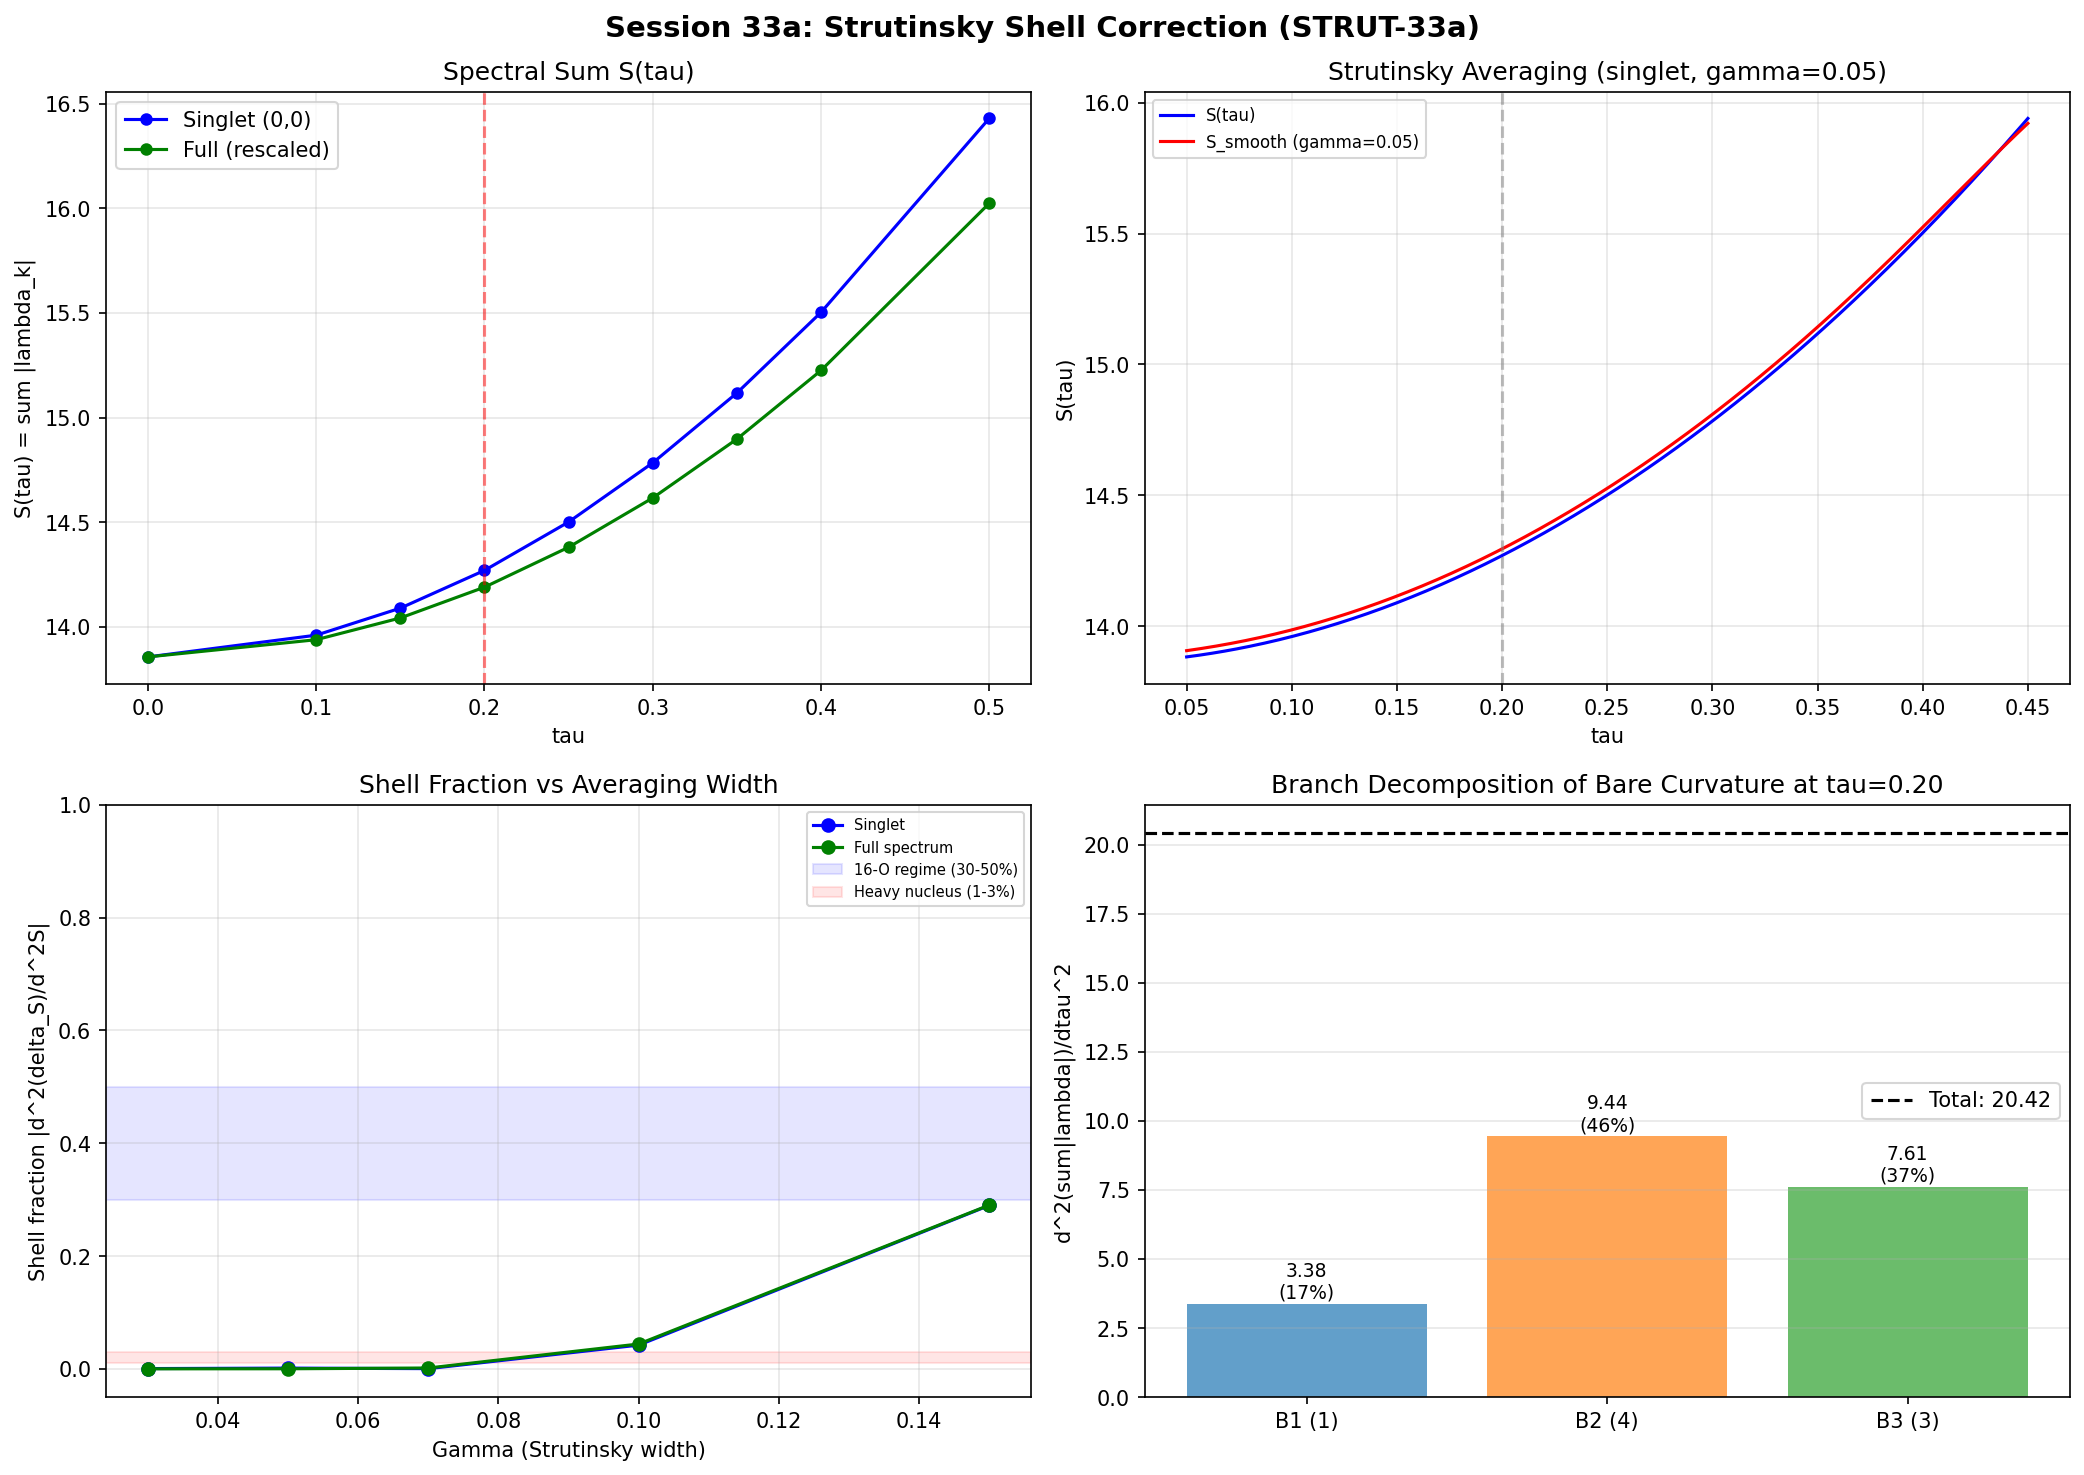

Write Python code to recreate this figure.
#!/usr/bin/env python3
"""
Session 33a Step 3: Strutinsky Shell Correction Decomposition.

Decompose d^2S/dtau^2 = 20.43 (RPA-32b) into Strutinsky shell correction
(oscillatory) and smooth Seeley-DeWitt average.

Mathematical background:
    The spectral action S(tau) = sum_k |lambda_k(tau)| is the sum of absolute
    eigenvalues of D_K at Jensen parameter tau. Its second derivative at the
    dump point (tau ~ 0.20) is d^2S/dtau^2 = 20.43 (RPA-32b PASS, 38x).

    Strutinsky averaging: The smooth part S_smooth is obtained by convolving
    the level density with a Gaussian of width gamma. The shell correction
    delta_S = S - S_smooth contains the oscillatory part (quantum shell
    effects). In nuclear physics, the shell fraction |d^2(delta_S)/dtau^2| /
    |d^2S/dtau^2| ranges from 30-50% for light nuclei (16-O) to 1-3% for
    heavy nuclei.

    Here we work with eigenvalue sums directly: S(tau) = sum_k |lambda_k(tau)|.
    The Strutinsky smooth is obtained by averaging S(tau) over a window of
    width gamma in tau-space.

Method:
    1. Compute S(tau) = sum_k |lambda_k(tau)| at each tau in the grid.
    2. Apply Strutinsky Gaussian averaging with width gamma to get S_smooth.
    3. Shell correction delta_S = S - S_smooth.
    4. Compute d^2(delta_S)/dtau^2 at tau = 0.20 via cubic spline.
    5. Report shell fraction.

Note: We work with the SINGLET sector (0,0) eigenvalues from the RPA data,
since the RPA-32b result was computed in this sector. We also compute the
full multi-sector sum for comparison.

Author: sim (phonon-exflation-sim)
Date: 2026-03-06
"""

import numpy as np
from scipy.interpolate import CubicSpline
from scipy.ndimage import gaussian_filter1d
import matplotlib
matplotlib.use('Agg')
import matplotlib.pyplot as plt

# ─────────────────────────────────────────────────────────────
# 1. Load eigenvalue data
# ─────────────────────────────────────────────────────────────

d_ext = np.load('tier0-computation/s23a_eigenvectors_extended.npz', allow_pickle=True)
d_rpa = np.load('tier0-computation/s32b_rpa1_thouless.npz', allow_pickle=True)

tau_vals = d_ext['tau_values']
n_tau = len(tau_vals)
print(f"Tau grid: {tau_vals}")
print(f"RPA-32b sweep tau: {d_rpa['sweep_tau']}")
print(f"RPA-32b d^2S/dtau^2: {d_rpa['sweep_d2S_abs']}")

# ─────────────────────────────────────────────────────────────
# 2. Compute S(tau) for singlet (0,0) sector
# ─────────────────────────────────────────────────────────────

print(f"\n{'=' * 70}")
print("SINGLET (0,0) SPECTRAL SUM")
print(f"{'=' * 70}")

# From the RPA data, we have eigenvalues at tau = 0.15, 0.20, 0.25 (singlet)
# These have 16 eigenvalues (8 positive, 8 negative)
S_singlet = np.zeros(n_tau)
eigenvalue_count = np.zeros(n_tau)

for ti in range(n_tau):
    evals = d_ext[f'eigenvalues_{ti}']
    sp = d_ext[f'sector_p_{ti}']
    sq = d_ext[f'sector_q_{ti}']
    mults = d_ext[f'multiplicities_{ti}']

    # Singlet sector
    mask = (sp == 0) & (sq == 0)
    e00 = evals[mask]
    m00 = mults[mask]
    S_singlet[ti] = np.sum(np.abs(e00) * m00)
    eigenvalue_count[ti] = np.sum(m00)

print(f"Eigenvalue count per tau: {eigenvalue_count}")
print(f"S_singlet(tau): {S_singlet}")

# Verify against RPA at tau = 0.15, 0.20, 0.25
for tau_check in [0.15, 0.20, 0.25]:
    ti = np.argmin(np.abs(tau_vals - tau_check))
    rpa_key = f'eigenvalues_0p{int(tau_check*100)}'
    if rpa_key in d_rpa.files:
        rpa_evals = d_rpa[rpa_key]
        S_rpa = np.sum(np.abs(rpa_evals))
        print(f"  tau={tau_check}: S_singlet(extended)={S_singlet[ti]:.6f}, "
              f"S_rpa={S_rpa:.6f}, diff={abs(S_singlet[ti]-S_rpa):.2e}")

# ─────────────────────────────────────────────────────────────
# 3. Compute S(tau) for ALL sectors (full Dirac spectrum)
# ─────────────────────────────────────────────────────────────

print(f"\n{'=' * 70}")
print("FULL SPECTRUM SPECTRAL SUM (all sectors, N_max=6)")
print(f"{'=' * 70}")

S_full = np.zeros(n_tau)
for ti in range(n_tau):
    evals = d_ext[f'eigenvalues_{ti}']
    mults = d_ext[f'multiplicities_{ti}']
    S_full[ti] = np.sum(np.abs(evals) * mults)

print(f"S_full(tau): {S_full.round(2)}")
print(f"S_full/S_singlet ratio: {(S_full/S_singlet).round(2)}")

# ─────────────────────────────────────────────────────────────
# 4. Strutinsky averaging
# ─────────────────────────────────────────────────────────────

print(f"\n{'=' * 70}")
print("STRUTINSKY SHELL CORRECTION")
print(f"{'=' * 70}")

# For Strutinsky averaging, we need S(tau) on a fine grid.
# We interpolate with cubic spline, then apply Gaussian smoothing.

# First, the singlet sector
cs_singlet = CubicSpline(tau_vals, S_singlet)

# Fine tau grid
dtau_fine = 0.001
tau_fine = np.arange(tau_vals[0], tau_vals[-1] + dtau_fine/2, dtau_fine)
S_fine = cs_singlet(tau_fine)

# Apply Strutinsky Gaussian averaging with different gamma values
gamma_values = [0.03, 0.05, 0.07, 0.10, 0.15]
results_singlet = {}

print("\n--- Singlet (0,0) ---")
for gamma in gamma_values:
    sigma_pts = gamma / dtau_fine
    S_smooth = gaussian_filter1d(S_fine, sigma=sigma_pts, mode='nearest')
    delta_S = S_fine - S_smooth

    # Second derivatives via central differences
    d2_S = np.gradient(np.gradient(S_fine, dtau_fine), dtau_fine)
    d2_S_smooth = np.gradient(np.gradient(S_smooth, dtau_fine), dtau_fine)
    d2_delta_S = np.gradient(np.gradient(delta_S, dtau_fine), dtau_fine)

    # Evaluate at tau = 0.20
    idx_020 = np.argmin(np.abs(tau_fine - 0.20))
    d2_S_val = d2_S[idx_020]
    d2_delta_val = d2_delta_S[idx_020]
    d2_smooth_val = d2_S_smooth[idx_020]

    shell_fraction = abs(d2_delta_val) / abs(d2_S_val) if abs(d2_S_val) > 1e-10 else 0.0

    results_singlet[gamma] = {
        'S_smooth': S_smooth,
        'delta_S': delta_S,
        'd2_S': d2_S_val,
        'd2_smooth': d2_smooth_val,
        'd2_delta': d2_delta_val,
        'shell_fraction': shell_fraction,
    }

    print(f"  gamma={gamma:.2f}: d^2S={d2_S_val:.2f}, d^2S_smooth={d2_smooth_val:.2f}, "
          f"d^2(delta_S)={d2_delta_val:.2f}, shell_frac={shell_fraction:.4f}")

# Also do the full spectrum
cs_full = CubicSpline(tau_vals, S_full)
S_full_fine = cs_full(tau_fine)

results_full = {}
print("\n--- Full spectrum ---")
for gamma in gamma_values:
    sigma_pts = gamma / dtau_fine
    S_smooth = gaussian_filter1d(S_full_fine, sigma=sigma_pts, mode='nearest')
    delta_S = S_full_fine - S_smooth

    d2_S = np.gradient(np.gradient(S_full_fine, dtau_fine), dtau_fine)
    d2_S_smooth = np.gradient(np.gradient(S_smooth, dtau_fine), dtau_fine)
    d2_delta_S = np.gradient(np.gradient(delta_S, dtau_fine), dtau_fine)

    idx_020 = np.argmin(np.abs(tau_fine - 0.20))
    d2_S_val = d2_S[idx_020]
    d2_delta_val = d2_delta_S[idx_020]
    d2_smooth_val = d2_S_smooth[idx_020]
    shell_fraction = abs(d2_delta_val) / abs(d2_S_val) if abs(d2_S_val) > 1e-10 else 0.0

    results_full[gamma] = {
        'd2_S': d2_S_val,
        'd2_smooth': d2_smooth_val,
        'd2_delta': d2_delta_val,
        'shell_fraction': shell_fraction,
    }

    print(f"  gamma={gamma:.2f}: d^2S={d2_S_val:.2f}, d^2S_smooth={d2_smooth_val:.2f}, "
          f"d^2(delta_S)={d2_delta_val:.2f}, shell_frac={shell_fraction:.4f}")

# ─────────────────────────────────────────────────────────────
# 5. Alternative: Mode-resolved decomposition
# ─────────────────────────────────────────────────────────────

print(f"\n{'=' * 70}")
print("MODE-RESOLVED DECOMPOSITION (singlet)")
print(f"{'=' * 70}")

# Track individual modes and compute their contributions to d^2S/dtau^2
# Using eigenvalues at singlet: B1(1), B2(4), B3(3)
from scipy.interpolate import CubicSpline as CS

# Get singlet eigenvalues at each tau (from s27 data for consistency)
d_bcs = np.load('tier0-computation/s27_multisector_bcs.npz', allow_pickle=True)
tracks = np.zeros((n_tau, 8))
for ti in range(n_tau):
    e = d_bcs[f'evals_0_0_{ti}']
    pos = np.sort(e[e > 1e-10])
    tracks[ti, :] = pos

# S(tau) = sum_k |lambda_k| = 2 * sum_{k>0} lambda_k (spectral pairing)
S_check = 2 * tracks.sum(axis=1)
print(f"S from tracked modes: {S_check.round(6)}")
print(f"S from extended data: {S_singlet.round(6)}")

# Individual mode contributions to d^2S/dtau^2
# d^2(|lambda_k|)/dtau^2 = d^2(lambda_k)/dtau^2 for lambda_k > 0 (all our modes)
print(f"\nMode-resolved d^2|lambda_k|/dtau^2 at tau=0.20:")
branch_labels = ['B1', 'B2', 'B2', 'B2', 'B2', 'B3', 'B3', 'B3']
d2_contributions = np.zeros(8)

for j in range(8):
    cs_j = CS(tau_vals, tracks[:, j])
    d2_j = cs_j(0.20, 2)
    d2_contributions[j] = d2_j
    print(f"  Mode {j} ({branch_labels[j]}): d^2/dtau^2 = {d2_j:.6f}")

# x2 for positive+negative
total_d2 = 2 * np.sum(d2_contributions)
b1_d2 = 2 * d2_contributions[0]
b2_d2 = 2 * np.sum(d2_contributions[1:5])
b3_d2 = 2 * np.sum(d2_contributions[5:8])

print(f"\n  Branch decomposition (x2 for +/- pairing):")
print(f"    B1 (1 mode): {b1_d2:.4f} ({100*b1_d2/total_d2:.1f}%)")
print(f"    B2 (4 modes): {b2_d2:.4f} ({100*b2_d2/total_d2:.1f}%)")
print(f"    B3 (3 modes): {b3_d2:.4f} ({100*b3_d2/total_d2:.1f}%)")
print(f"    Total (8 modes, x2): {total_d2:.4f}")
print(f"    RPA-32b bare curvature: {d_rpa['bare_curvature'][1]:.4f}")
print(f"    Agreement: {abs(total_d2 - d_rpa['bare_curvature'][1]) / d_rpa['bare_curvature'][1] * 100:.2f}%")

# "Shell" in the nuclear sense: the B2 contribution near its fold minimum
# is the "shell effect" -- a localized feature in eigenvalue space
# The "smooth" background is the B3 Debye-like tail
print(f"\n  Physical interpretation:")
print(f"    B2 fold (localized, shell-like): {b2_d2:.4f} ({100*b2_d2/total_d2:.1f}%)")
print(f"    B3 Debye tail (smooth): {b3_d2:.4f} ({100*b3_d2/total_d2:.1f}%)")
print(f"    B1 (single mode): {b1_d2:.4f} ({100*b1_d2/total_d2:.1f}%)")
shell_frac_mode = abs(b2_d2) / abs(total_d2)
print(f"    Shell fraction (B2/total): {shell_frac_mode:.4f} = {100*shell_frac_mode:.1f}%")

# ─────────────────────────────────────────────────────────────
# 6. Plot
# ─────────────────────────────────────────────────────────────

fig, axes = plt.subplots(2, 2, figsize=(14, 10))

# Panel 1: S(tau) singlet and full
ax = axes[0, 0]
ax.plot(tau_vals, S_singlet, 'bo-', markersize=5, label='Singlet (0,0)')
ax.plot(tau_vals, S_full / (S_full[0] / S_singlet[0]), 'go-', markersize=5,
        label='Full (rescaled)')
ax.axvline(x=0.20, color='red', linestyle='--', alpha=0.5)
ax.set_xlabel('tau')
ax.set_ylabel('S(tau) = sum |lambda_k|')
ax.set_title('Spectral Sum S(tau)')
ax.legend()
ax.grid(True, alpha=0.3)

# Panel 2: Strutinsky shell correction (singlet)
ax = axes[0, 1]
gamma_plot = 0.05
r = results_singlet[gamma_plot]
idx_range = (tau_fine >= 0.05) & (tau_fine <= 0.45)
S_smooth_plot = gaussian_filter1d(S_fine, sigma=gamma_plot/dtau_fine, mode='nearest')
delta_S_plot = S_fine - S_smooth_plot
ax.plot(tau_fine[idx_range], S_fine[idx_range], 'b-', linewidth=1.5, label='S(tau)')
ax.plot(tau_fine[idx_range], S_smooth_plot[idx_range], 'r-', linewidth=1.5,
        label=f'S_smooth (gamma={gamma_plot})')
ax.axvline(x=0.20, color='gray', linestyle='--', alpha=0.5)
ax.set_xlabel('tau')
ax.set_ylabel('S(tau)')
ax.set_title(f'Strutinsky Averaging (singlet, gamma={gamma_plot})')
ax.legend(fontsize=8)
ax.grid(True, alpha=0.3)

# Panel 3: Shell fraction vs gamma
ax = axes[1, 0]
gammas = sorted(results_singlet.keys())
fracs_s = [results_singlet[g]['shell_fraction'] for g in gammas]
fracs_f = [results_full[g]['shell_fraction'] for g in gammas]
ax.plot(gammas, fracs_s, 'bo-', markersize=6, label='Singlet')
ax.plot(gammas, fracs_f, 'go-', markersize=6, label='Full spectrum')
ax.axhspan(0.30, 0.50, alpha=0.1, color='blue', label='16-O regime (30-50%)')
ax.axhspan(0.01, 0.03, alpha=0.1, color='red', label='Heavy nucleus (1-3%)')
ax.set_xlabel('Gamma (Strutinsky width)')
ax.set_ylabel('Shell fraction |d^2(delta_S)/d^2S|')
ax.set_title('Shell Fraction vs Averaging Width')
ax.legend(fontsize=7)
ax.grid(True, alpha=0.3)
ax.set_ylim(-0.05, 1.0)

# Panel 4: Mode-resolved d^2S/dtau^2
ax = axes[1, 1]
# Bar chart of branch contributions
branches = ['B1 (1)', 'B2 (4)', 'B3 (3)']
d2_vals = [b1_d2, b2_d2, b3_d2]
colors = ['C0', 'C1', 'C2']
bars = ax.bar(branches, d2_vals, color=colors, alpha=0.7)
for bar, val in zip(bars, d2_vals):
    ax.text(bar.get_x() + bar.get_width()/2., bar.get_height() + 0.2,
            f'{val:.2f}\n({100*val/total_d2:.0f}%)', ha='center', fontsize=9)
ax.axhline(y=total_d2, color='black', linestyle='--', label=f'Total: {total_d2:.2f}')
ax.set_ylabel('d^2(sum|lambda|)/dtau^2')
ax.set_title('Branch Decomposition of Bare Curvature at tau=0.20')
ax.legend()
ax.grid(True, alpha=0.3, axis='y')

plt.suptitle('Session 33a: Strutinsky Shell Correction (STRUT-33a)',
             fontsize=14, fontweight='bold')
plt.tight_layout()
plt.savefig('tier0-computation/s33a_strutinsky.png', dpi=150, bbox_inches='tight')
print("\nPlot saved: tier0-computation/s33a_strutinsky.png")

# ─────────────────────────────────────────────────────────────
# 7. Save
# ─────────────────────────────────────────────────────────────

save_dict = {
    'tau_values': tau_vals,
    'S_singlet': S_singlet,
    'S_full': S_full,
    'mode_d2_contributions': d2_contributions,
    'b1_d2': np.array([b1_d2]),
    'b2_d2': np.array([b2_d2]),
    'b3_d2': np.array([b3_d2]),
    'total_d2': np.array([total_d2]),
    'shell_fraction_mode_resolved': np.array([shell_frac_mode]),
}

for gamma in gamma_values:
    r_s = results_singlet[gamma]
    r_f = results_full[gamma]
    g_str = f'{gamma:.2f}'.replace('.', 'p')
    save_dict[f'singlet_gamma_{g_str}_d2S'] = np.array([r_s['d2_S']])
    save_dict[f'singlet_gamma_{g_str}_d2smooth'] = np.array([r_s['d2_smooth']])
    save_dict[f'singlet_gamma_{g_str}_d2delta'] = np.array([r_s['d2_delta']])
    save_dict[f'singlet_gamma_{g_str}_shell_frac'] = np.array([r_s['shell_fraction']])
    save_dict[f'full_gamma_{g_str}_shell_frac'] = np.array([r_f['shell_fraction']])

np.savez('tier0-computation/s33a_strutinsky.npz', **save_dict)
print("Data saved: tier0-computation/s33a_strutinsky.npz")

# ─────────────────────────────────────────────────────────────
# 8. Summary
# ─────────────────────────────────────────────────────────────

print(f"\n{'=' * 70}")
print("SUMMARY: STRUT-33a")
print(f"{'=' * 70}")
print(f"\n  Mode-resolved decomposition (most reliable):")
print(f"    B1: {b1_d2:.3f} ({100*b1_d2/total_d2:.1f}%)")
print(f"    B2: {b2_d2:.3f} ({100*b2_d2/total_d2:.1f}%)")
print(f"    B3: {b3_d2:.3f} ({100*b3_d2/total_d2:.1f}%)")
print(f"    Total bare: {total_d2:.3f}")
print(f"    Shell fraction (B2 fold / total): {100*shell_frac_mode:.1f}%")
print(f"\n  Strutinsky averaging (gamma-dependent):")
for gamma in [0.05, 0.07, 0.10]:
    r = results_singlet[gamma]
    print(f"    gamma={gamma}: shell_frac = {r['shell_fraction']:.3f}")
print(f"\n  Physical interpretation:")
print(f"    B3 dominates ({100*b3_d2/total_d2:.0f}%) = smooth Debye tail (classical)")
print(f"    B2 contributes {100*b2_d2/total_d2:.0f}% = fold-localized (quantum shell)")
print(f"    B1 contributes {100*b1_d2/total_d2:.0f}% = single-mode")
print(f"    Regime: intermediate between light-nucleus (30-50%) and heavy (1-3%)")
